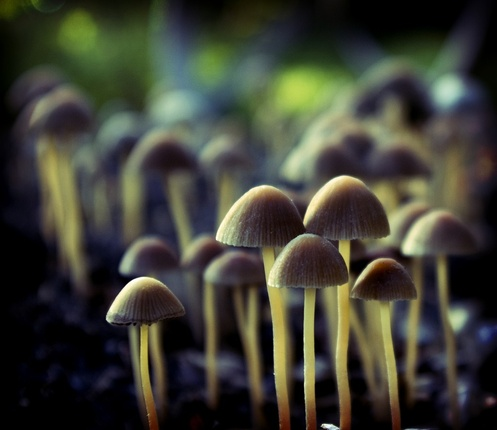
#> input picture mushroom.jpg, 497 x 430 px, shrunk from 1024 x 887 before the run, found by its file name
$ jupyter execute asn2_q1.ipynb   (shell and % lines are left out)   (older library calls are emulated)
#> lines starting #> are read from the running program, lines starting #| are printed output that depends on the picture
<a href="https://colab.research.google.com/github/BronsonSchultz/487_A2/blob/main/asn2_q1.ipynb" target="_parent"></a>

# CMPT 487, Assignment 1, Question 1
## Bronson Schultz, 1231230, bcs269

# Step 1: Implement the vector gradient.

Implement the vector gradient as described in the lecture slides and the assignment description in the `color_sobel_edges()` function below.  Use sobel filters to estimate partial derivatives.  Use the `color_dot_product()` function (provided) to compute the necessary dot products to obtain gxx, gyy, and gxy.  Return an array containing the gradient magnitudes for each pixel, i.e. a graident magnitude image.  Optionally, return a second array containing the gradient directions for each pixel.

As usual, the input image must be dtype `float` or `uint8`.  If it is `uint8` convert it to `float` before processing.  Leave the magnitude image ouput as dtype `float` regardless of the input's dtype.

[cell 1]
# clone of the images required for assignment

[cell 2]
import skimage.util as util
import skimage.filters as filt
import skimage.io as io
import numpy as np
import matplotlib.pyplot as plt


def color_dot_product(A, B):
    '''
    Element-by-element dot product in a 2D array of vectors.

    :return: An array in which index [i,j,:] is the dot product of A[i,j,:] and B[i,j,:].
    '''
    return np.sum(A.conj()*B, axis=2)


def color_sobel_edges(I, return_grad_dir=False):
    '''
    :param I: The input image

    :param return_grad_dir: If return_grad_dir is True, then returns a tuple of
      (gradient_magnitude, gradient_direction) of the image

    :return: a 2D array of the gradient magnitude for each pixel, or a tuple
    based on return_grad_dir
    '''
    # convert I's dtype to float if it's not already
    if (I.dtype is not float):
      I = util.img_as_float(I)

    # create the u and v arrrays as per the assignment description
    u = np.stack([filt.sobel_h(I[:,:,0]), filt.sobel_h(I[:,:,1]), filt.sobel_h(I[:,:,2])], axis=2)
    v = np.stack([filt.sobel_v(I[:,:,0]), filt.sobel_v(I[:,:,1]), filt.sobel_v(I[:,:,2])], axis=2)

    # compute the dot product of the horizontal, vertical and diagonal directions
    g_xx = color_dot_product(u,u)
    g_yy = color_dot_product(v,v)
    g_xy = color_dot_product(u,v)

    # compute the gradient direction and magnitude of the image
    grad_dir = (1/2) * (np.arctan2((2 * g_xy), (g_xx - g_yy)))
    grad_mag = ((1/2) * ((g_xx + g_yy) + (g_xx - g_yy) * np.cos(2 * (grad_dir)) + 2 * (g_xy) * np.sin(2 * (grad_dir)))) ** (1/2)

    # either return both or just the gradient magnitude array based on the parameter
    if return_grad_dir:
      return (grad_mag, grad_dir)
    else:
       return grad_mag

# Step 2: Examine behavior of the kurtosis sharpness metric.

Write a function which:

* takes as input an input image, a minimum value of sigma, and a maximum value of sigma.
* applies different amounts of Gaussian blur to the original image for all integer values of sigma between the provided minimum and maximum values of sigma, inclusive. (reminder: sigma describes the standard deviation of the gaussian filter mask used to blur the image).
* For each blurred image, compute the gradient magnitude using `color_sobel_edges()`, then compute compute the kurtosis sharpness measure.  This is the log(kurtosis+3) where kurtosis is the kurtosis of the gradient magnitude image of the blurred image as described in the assignment description document.  See `scipy.stats.kurtosis()`.
* Returns a tuple consisting of the range object of sigma values used and the list of computed kurtosis values for each sigma.

Call the function using `mushroom.jpg` as the input image, a minimum sigma of 1, and a maximum sigma of 30.  Use a smaller max sigma until you are sure it's working, then increase to 30, as it can take a few minutes to do all the filtering.  Use the return values from your function to plot a line graph of gaussian blur sigma vs. blur measure (kurtosis) for the mushroom image.  Add appropriate axis labels and a descriptive title.  Sample output is provided in the assignment description document.

[cell 3]
from scipy.stats import kurtosis

def test_blur_measure(I, min_sigma, max_sigma):
    '''
    :param I: the input image
    :param min_sigma: the minimum value of the standard deviation for the gaussian blur
    :param max_sigma: the maximum value of the standard deviation for the gaussian blur
    :return: a tuple containing a range object of from min_sigma to max_sigma, and the
    list of all sharpness values within that range
    '''
    sharpness_vals = []

    for sig in range(min_sigma, max_sigma+1):
      # blur the image with a gaussian filter where the std. deviation = sig
      gaus_blurred_img = filt.gaussian(I, sig, multichannel=True)

      # calculate the image's gradient magnitude array
      grad_mag = color_sobel_edges(gaus_blurred_img)

      # and it's sharpness value
      k = kurtosis(grad_mag.flatten())
      sharpness = np.log(k+3)

      sharpness_vals.append(sharpness)

    return (range(min_sigma, max_sigma+1), sharpness_vals)

mush = io.imread('/content/487_A2/mushroom.jpg')
#> mush is the input picture: shape (430, 497, 3); mean R, G, B 62.8, 63.7, 53

data = test_blur_measure(mush, 1,30)
#> the loop in test_blur_measure, `for sig in range(min_sigma, max_sigma+1):` made 30 passes
#> (k, sharpness) on passes 1 to 12: (25.66, 3.36), (10.33, 2.59), (5.19, 2.1), (3.01, 1.79), (1.83, 1.58), (1.11, 1.41), (0.677, 1.3), (0.47, 1.24), (0.378, 1.22), (0.31, 1.2), (0.232, 1.17), (0.149, 1.15)
#> pass 1, in color_sobel_edges, `g_xx = color_dot_product(u,u)`:
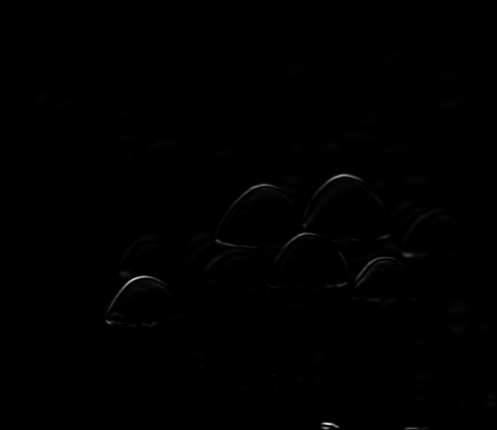
#> g_xx: shape (430, 497) float64; min 0, max 0.879, mean 0.003
#> after the loop in test_blur_measure, `for sig in range(min_sigma, max_sigma+1):`:
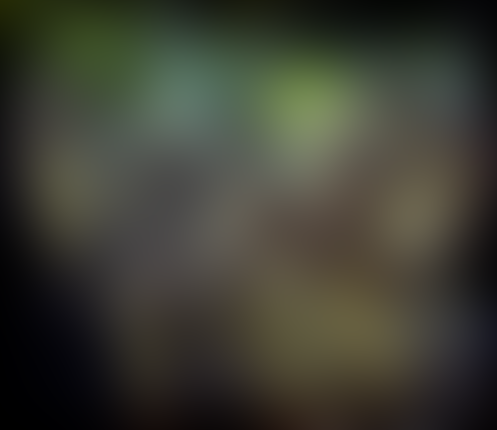
#> gaus_blurred_img: shape (430, 497, 3) float64; mean R, G, B 0.241, 0.244, 0.203
#> after the loop in test_blur_measure, `for sig in range(min_sigma, max_sigma+1):`: sharpness_vals = 30 values, max 3.36 at index 0, min 1.06 at index 29, mean 1.33

Let's plot the sharpness values vs. the sigmas used

[cell 4]
plt.plot(data[0], data[1])
plt.title("Kurtosis Sharpness Value of mushroom.jpg with increasing blur")
plt.ylabel("kurtosis sharpness value")
plt.xlabel("sigma used in gaussian blurring")
plt.show()
#> figure, not shown here; curve peaks at x = 1, y = 3.36

# Step 3:  Create a local blur map

Write a function which:

* takes as input an input image and a square window size (in pixels). e.g. if `window_size = 11`, this means an 11 by 11 window.
* computes the local sharpness of the input image (i.e. log(kurtosis+3)) for each tiled, non-overlapping square window of the given window size
* stores each local sharpness in an array where each entry represents one window of the input image (the size of this array can be computed by integer division of the original image dimensions by the window size)
* returns the array of local sharpnesses.

Then call the function you just wrote with `mushroom.jpg` as the input image and 100 as the window size.  Plot the returned array as an image using `plt.imshow()`.  Do not rescale this image with `vmin=` or `vmax=`, and use the default colormap (don't change it to `'gray'`).  Add a color scale bar to the figure using `plt.colorbar()`.  Sample output is provided in the assignment description document.

[cell 5]
def sharpness_map(I, window_size):
  '''
  :param I: the input image
  :param window_size: the width and height of the square window
  :return: an array of sharpness values, one for each window in the image
  '''
#> called with window_size = 100

  local_sharpness_image = np.ndarray((I.shape[0]//window_size, I.shape[1]//window_size))

  # for each top left pixel of our window
  for x in range(0,I.shape[0], window_size):
    for y in range(0, I.shape[1],window_size):
      # slice the window from the image
      window = I[x:x+window_size, y:y+window_size, :]
      # compute its gradient magnitude array
      win_grad_mag = color_sobel_edges(window)

      # calculate its sharpness value
      k = kurtosis(win_grad_mag.flatten())
      sharpness = np.log(k+3)

      # save that value in the shaprness image
      local_sharpness_image[x//window_size-1,y//window_size-1] = sharpness
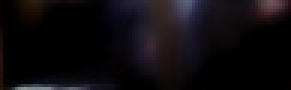
#> window: shape (30, 97, 3) (shown 3 times larger); mean R, G, B 14.1, 10.9, 14.6
#> after the loop, local_sharpness_image = [[1.54, 4.14, 3.94, 1.6], [4.08, 2.93, 2.75, 2.22], [3.28, 3.56, 2.7, 1.3], [3.17, 3.04, 2.92, 3.86]]

  return local_sharpness_image

Let's plot the sharpness image

[cell 6]
local_sharpness_image = sharpness_map(mush, 100)

plt.imshow(local_sharpness_image)
plt.colorbar()
plt.title('sharpness values for each 100x100 region in mushrooom.jpg')
plt.show()

As well as the original image to compare

[cell 7]
plt.imshow(mush)
plt.title('Unaltered mushroom.jpg for visual comparision')
plt.show()

# Step 4: Try it on another image.

Use the functions you wrote to produce the same plots as in steps 2 and 3 but for the `waterfall.jpg` image instead.

# sharpness measure on `waterfall.jpg` with increasing blur

[cell 8]
waterfall = io.imread('/content/487_A2/waterfall.jpg')
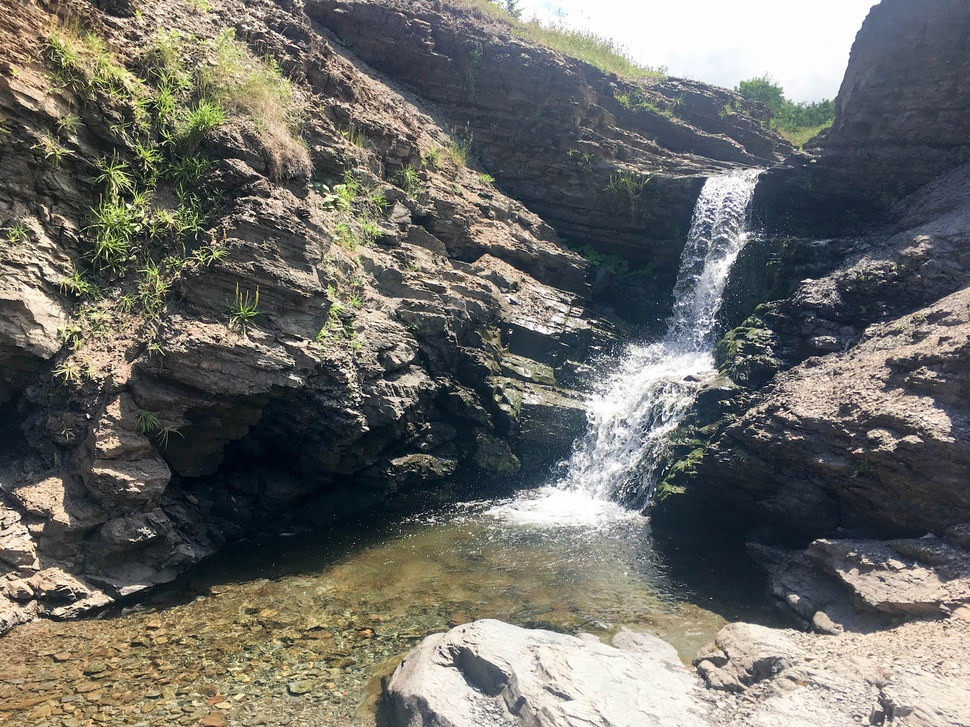
#> input picture waterfall.jpg, 970 x 727 px, shrunk from 2000 x 1500 before the run, found by its file name
#> waterfall is the input picture: shape (727, 970, 3); mean R, G, B 109.5, 108.9, 103.8
water_sharps = test_blur_measure(waterfall,1,30)
#> call 2 of test_blur_measure, with min_sigma = 1, max_sigma = 30
#> the loop in test_blur_measure (call 2), `for sig in range(min_sigma, max_sigma+1):` made 30 passes
#> (k, sharpness) on passes 1 to 12: (3.09, 1.81), (2.88, 1.77), (2.6, 1.72), (2.3, 1.67), (2, 1.61), (1.74, 1.56), (1.52, 1.51), (1.32, 1.46), (1.15, 1.42), (1, 1.39), (0.883, 1.36), (0.786, 1.33)
#> pass 1, in color_sobel_edges (call 56), `g_xx = color_dot_product(u,u)`:
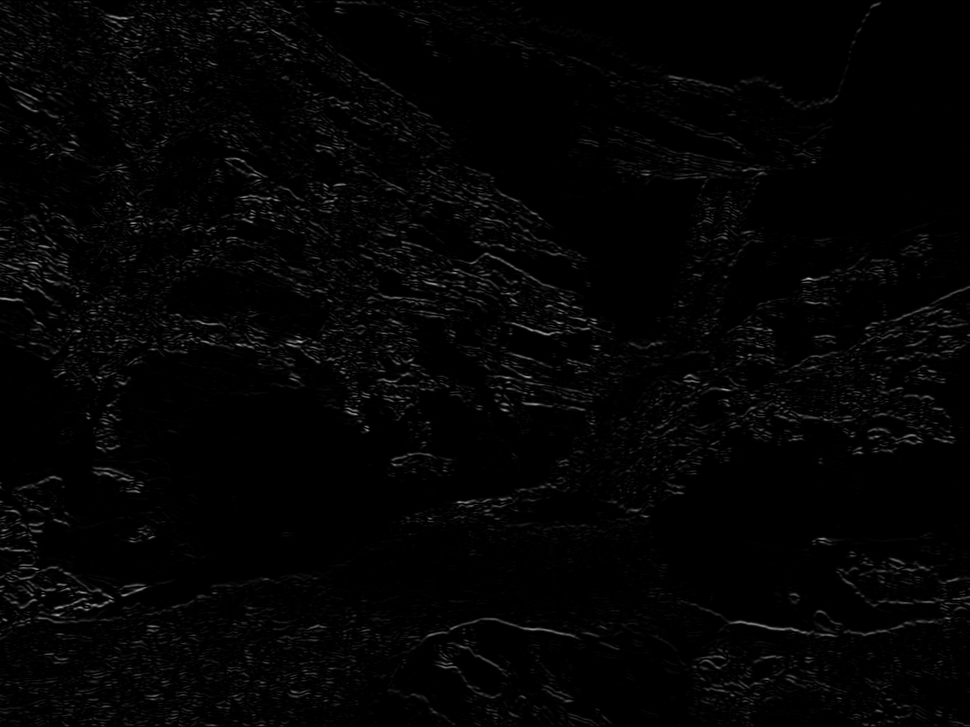
#> g_xx: shape (727, 970) float64; min 0, max 0.722, mean 0.0166
#> after the loop in test_blur_measure (call 2), `for sig in range(min_sigma, max_sigma+1):`:
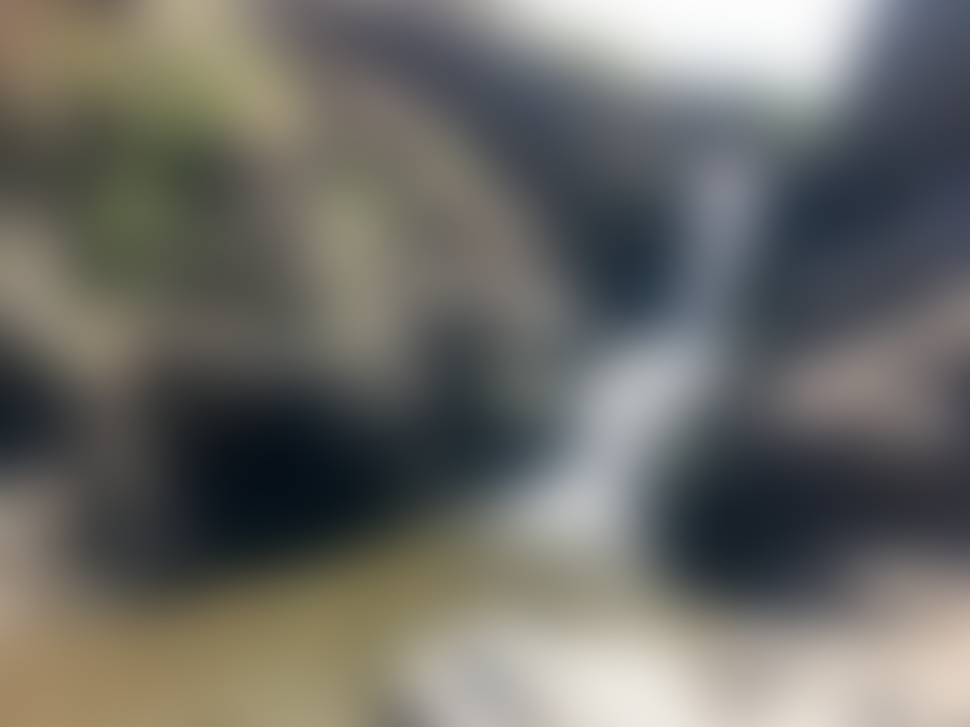
#> gaus_blurred_img: shape (727, 970, 3) float64; mean R, G, B 0.43, 0.428, 0.408
#> after the loop in test_blur_measure (call 2), `for sig in range(min_sigma, max_sigma+1):`: sharpness_vals = 30 values, max 1.81 at index 0, min 1.17 at index 29, mean 1.36
plt.plot(water_sharps[0], water_sharps[1])
plt.title('sharpness measure on waterfall.jpg with increasing blur')
plt.xlabel('sigma of the gaussian blur')
plt.ylabel('kurtosis sharpness value')
plt.show()
#> figure, not shown here; curve peaks at x = 1, y = 1.81

[cell 9]
local_sharpness_image = sharpness_map(waterfall, 100)
#> the loop in sharpness_map (call 2), `for x in range(0,I.shape[0], window_size):` made 8 passes
#> pass 1, in color_sobel_edges (call 86), `u = np.stack([filt.sobel_h(I[:,:,0]), filt.sobel_h(I[:,:,1]), filt.sob..`:
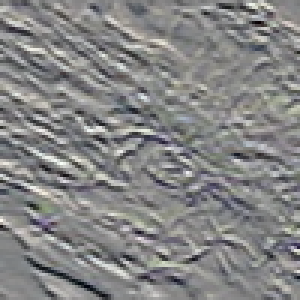
#> u: shape (100, 100, 3) float64 (shown 3 times larger); mean R, G, B -0.000104, 0.000346, 0.000396; drawn with min black and max white
#> pass 1, in color_sobel_edges (call 86), `v = np.stack([filt.sobel_v(I[:,:,0]), filt.sobel_v(I[:,:,1]), filt.sob..`:
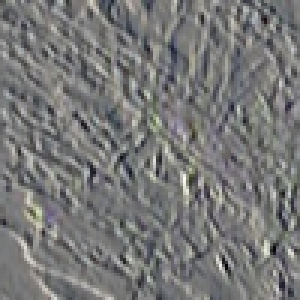
#> v: shape (100, 100, 3) float64 (shown 3 times larger); mean R, G, B 0.000435, 0.00162, 0.000203; drawn with min black and max white
#> pass 1, in color_sobel_edges (call 86), `g_xx = color_dot_product(u,u)`:
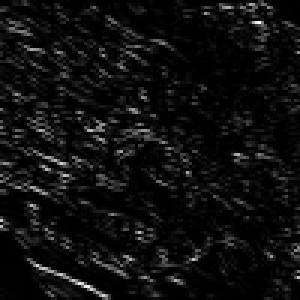
#> g_xx: shape (100, 100) float64 (shown 3 times larger); min 8.28e-33, max 1.53, mean 0.0919; drawn with min black and max white
plt.imshow(local_sharpness_image)
plt.title('sharpness values for each 100x100 region in waterfall.jpg')
plt.colorbar()
plt.show()
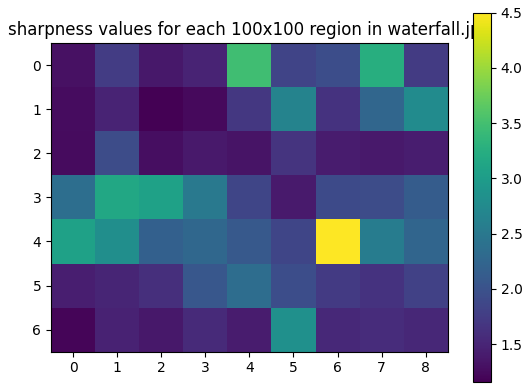
#> figure drawn by matplotlib, 2 panels
